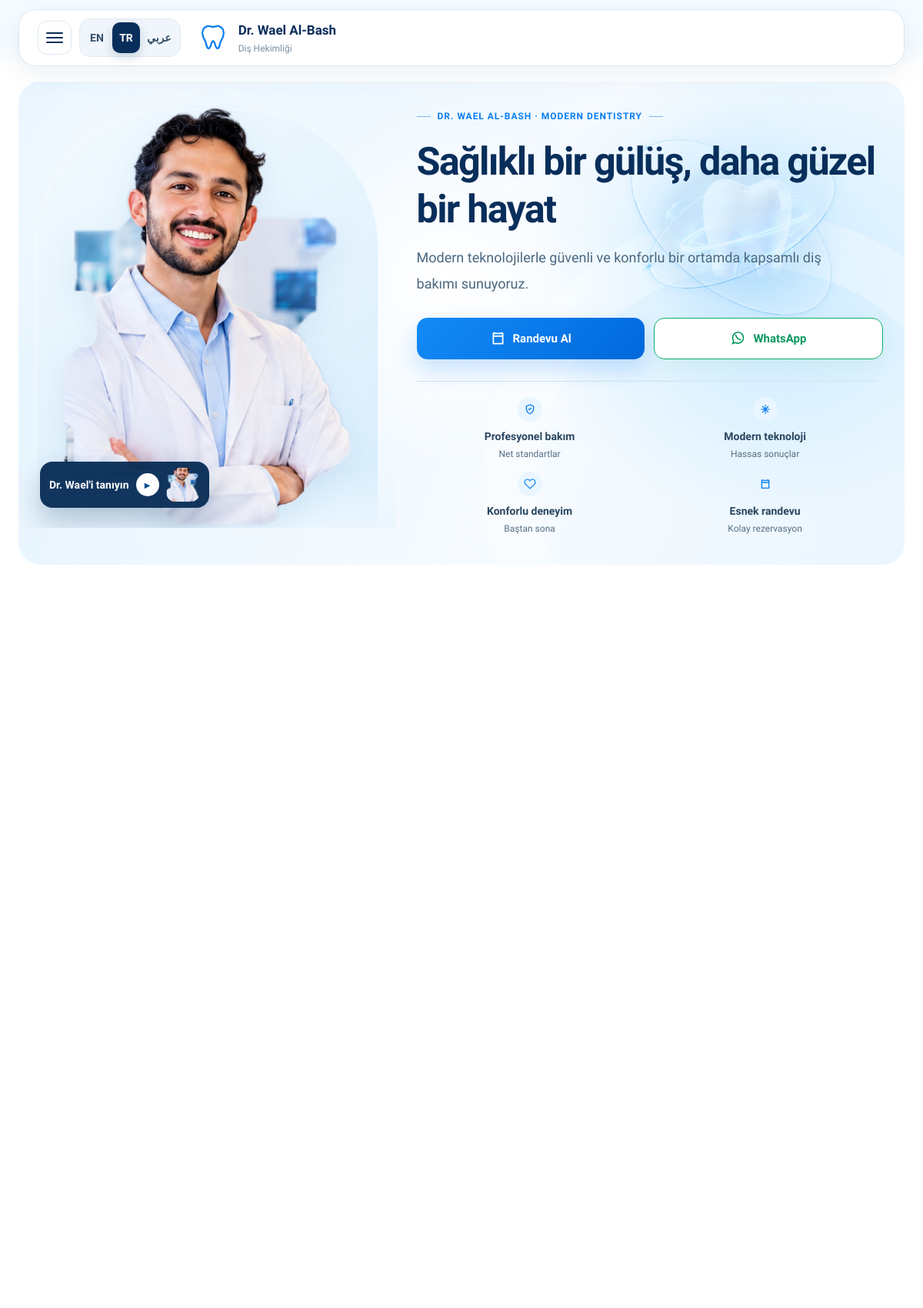
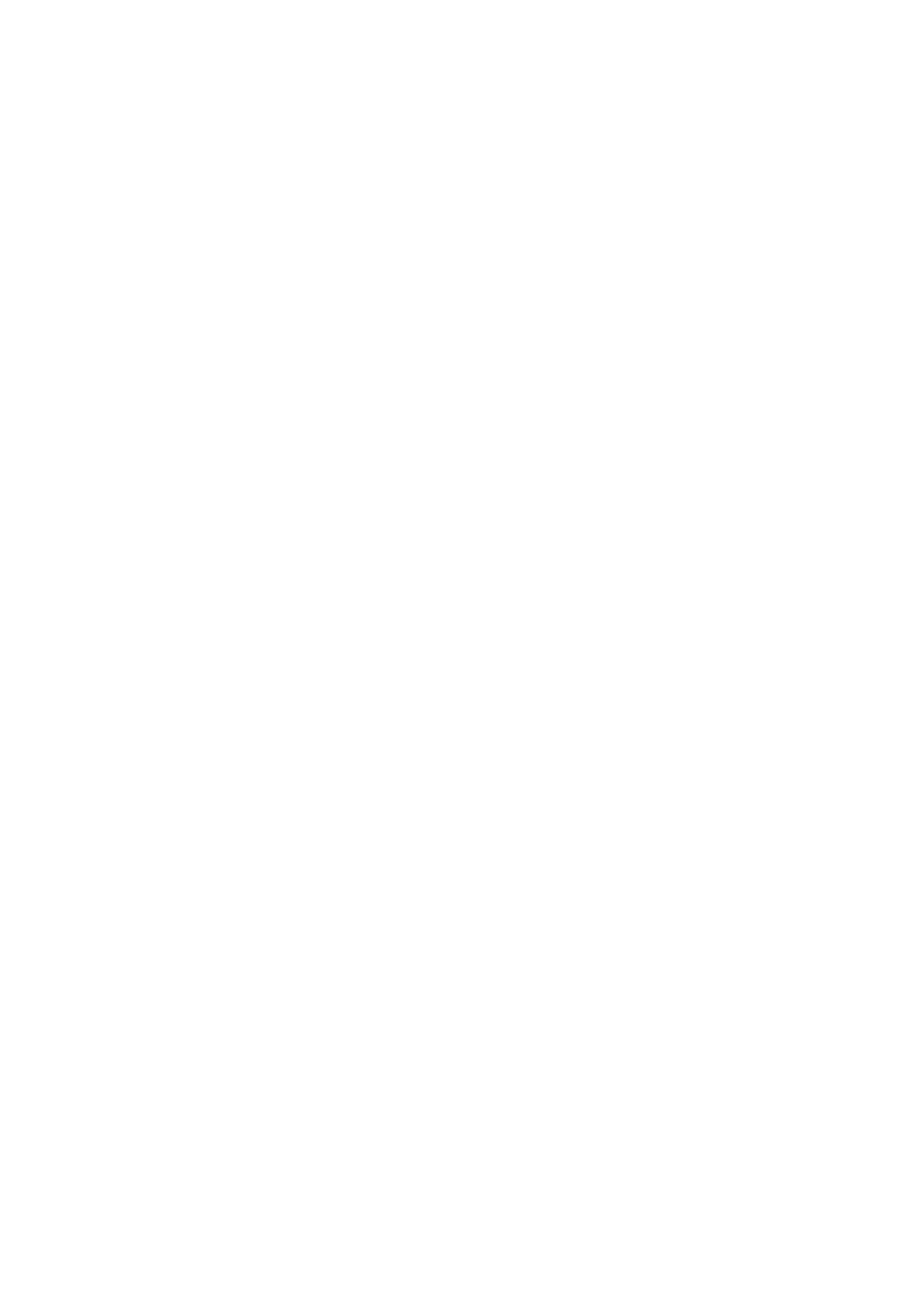
/?lang=tr (upper part), run on the app's committed database (2 pictures, top to bottom).
### app/main.py (models this page shows)
class Base(DeclarativeBase): pass

class SiteSetting(Base):
    __tablename__="site_settings"
    key: Mapped[str] = mapped_column(String(100), primary_key=True)
    value: Mapped[str] = mapped_column(Text, default="")

### app/main.py (the view)
@app.get("/",response_class=HTMLResponse)
def home(request:Request,s:Session=Depends(db)):
    l=lang(request)
    services=s.scalars(select(Service).where(Service.active==True).order_by(Service.sort_order)).all()
    cases=s.scalars(select(ClinicalCase).where(ClinicalCase.status=="published").order_by(ClinicalCase.id.desc()).limit(6)).all()
    arts=s.scalars(select(Article).where(Article.published==True).order_by(Article.id.desc()).limit(3)).all()
    reviews=s.scalars(select(Review).where(Review.published==True).order_by(Review.id.desc()).limit(6)).all()
    faqs=s.scalars(select(FAQ).where(FAQ.published==True).order_by(FAQ.sort_order, FAQ.id)).all()
    r=templates.TemplateResponse(request,"home.html",{"request":request,"l":l,"t":I18N[l],"services":[tr_service(x,l) for x in services],"cases":cases,"settings":settings_dict(s),"articles":arts,"reviews":reviews,"faqs":faqs})
    r.set_cookie("lang",l,max_age=31536000,samesite="lax"); return r

### app/templates/home.html (shortened to what this page needs)
{% extends 'base.html' %}
{% block head %}<link rel="stylesheet" href="/static/home-v8.css?v=15">{% endblock %}
{% block body %}
<div class="premium-site">
  <header class="site-header" id="siteHeader">
    <div class="header-shell">
      <a class="brand" href="/?lang={{l}}" aria-label="Dr. Wael Al-Bash">
        <span class="brand-tooth" aria-hidden="true"><svg viewBox="0 0 48 48"><path d="M15 7c-6 2-8 8-6 15 1 4 4 6 5 12 1 6 4 8 6 3 2-5 2-8 4-8s2 3 4 8c2 5 5 3 6-3 1-6 4-8 5-12 2-7 0-13-6-15-4-1-7 1-9 1s-5-2-9-1Z" fill="none" stroke="currentColor" stroke-width="2.6" stroke-linecap="round" stroke-linejoin="round"/></svg></span>
        <span class="brand-copy"><b>{{settings.doctor_name_ar if l=='ar' else settings.doctor_name_en}}</b><small>{{ 'طب وجراحة الفم والأسنان' if l=='ar' else ('Diş Hekimliği' if l=='tr' else 'Dentistry') }}</small></span>
      </a>
      <div class="header-actions">
        <div class="lang-switch" aria-label="Language selector"><a class="{{'active' if l=='ar'}}" href="/?lang=ar">عربي</a><a class="{{'active' if l=='tr'}}" href="/?lang=tr">TR</a><a class="{{'active' if l=='en'}}" href="/?lang=en">EN</a></div>
        <button class="menu-toggle" id="menuToggle" aria-label="{{ 'القائمة' if l=='ar' else ('Menü' if l=='tr' else 'Menu') }}" aria-controls="mobileDrawer" aria-expanded="false"><span></span><span></span><span></span></button>
      </div>
    </div>
  </header>
  <main>
    <section class="hero" id="home">
      <div class="hero-doctor" data-reveal="left">
        <img src="/static/uploads/doctor/wael-doctor-cutout-v6.png" alt="{{settings.doctor_name_ar if l=='ar' else settings.doctor_name_en}}" fetchpriority="high">
        {% if settings.video_enabled != '0' %}<button class="video-chip" type="button" data-video-open data-url="{{settings.video_url}}"><img src="{{settings.video_poster or '/static/uploads/doctor/wael-doctor-cutout-v6.png'}}" alt=""><span class="play">▶</span><span>{{settings.video_title_ar if l=='ar' else (settings.video_title_tr if l=='tr' else settings.video_title_en)}}</span></button>{% endif %}
      </div>
      <div class="hero-copy" data-reveal="up">
        <div class="kicker"><span></span>DR. WAEL AL-BASH · MODERN DENTISTRY<span></span></div>
        <div class="hero-3d" aria-hidden="true" data-reveal="right"><div class="tooth-orbit orbit-one"></div><div class="tooth-orbit orbit-two"></div><div class="tooth-glow"></div><img src="/static/service-3d/hero-tooth.webp" alt=""></div>
        {% if l=='ar' %}<h1>{% if not settings.hero_title_ar or settings.hero_title_ar == 'ابتسامة صحية .. لحياة أجمل' %}ابتسامة <em>صحية</em> ..<strong>لحياة أجمل</strong>{% else %}{{settings.hero_title_ar}}{% endif %}</h1><p>{{settings.hero_subtitle_ar}}</p>
        {% elif l=='tr' %}<h1>{% if settings.hero_title_tr %}{{settings.hero_title_tr}}{% else %}<span>Sağlıklı bir gülüş</span><strong>Daha güzel bir hayat</strong>{% endif %}</h1><p>{{settings.hero_subtitle_tr}}</p>
        {% else %}<h1>{% if settings.hero_title_en %}{{settings.hero_title_en}}{% else %}<span>A healthier smile</span><strong>For a better life</strong>{% endif %}</h1><p>{{settings.hero_subtitle_en}}</p>{% endif %}
        <div class="hero-actions"><a class="btn btn-primary" href="/booking?lang={{l}}"><svg viewBox="0 0 24 24"><path d="M7 3v3M17 3v3M4 9h16M5 5h14v15H5z" fill="none" stroke="currentColor" stroke-width="2"/></svg>{{t.book}}</a><a class="btn btn-whatsapp" href="https://wa.me/{{settings.whatsapp}}" target="_blank" rel="noopener"><svg viewBox="0 0 24 24"><path d="M20 11.5a8 8 0 0 1-11.8 7L4 20l1.5-4.1A8 8 0 1 1 20 11.5Z" fill="none" stroke="currentColor" stroke-width="1.8"/><path d="M8.6 7.4c1 4 3.1 6.1 7.1 7.1" fill="none" stroke="currentColor" stroke-width="1.8" stroke-linecap="round"/></svg>{{t.whatsapp}}</a></div>
        <div class="trust-row"><div><i><svg viewBox="0 0 24 24"><path d="M12 3 5 6v5c0 5 3 8 7 10 4-2 7-5 7-10V6l-7-3Zm-3 8 2 2 4-4" fill="none" stroke="currentColor" stroke-width="2"/></svg></i><b>{{ 'رعاية مهنية' if l=='ar' else ('Profesyonel bakım' if l=='tr' else 'Professional care') }}</b><small>{{ 'بمعايير واضحة' if l=='ar' else ('Net standartlar' if l=='tr' else 'Clear standards') }}</small></div><div><i><svg viewBox="0 0 24 24"><path d="M12 3v18M3 12h18M6 6l12 12M18 6 6 18" fill="none" stroke="currentColor" stroke-width="1.7"/></svg></i><b>{{ 'تقنيات حديثة' if l=='ar' else ('Modern teknoloji' if l=='tr' else 'Modern technology') }}</b><small>{{ 'لنتائج أدق' if l=='ar' else ('Hassas sonuçlar' if l=='tr' else 'Greater precision') }}</small></div><div><i><svg viewBox="0 0 24 24"><path d="M20.8 4.6a5.5 5.5 0 0 0-7.8 0L12 5.6l-1-1a5.5 5.5 0 0 0-7.8 7.8l1 1L12 21l7.8-7.6 1-1a5.5 5.5 0 0 0 0-7.8Z" fill="none" stroke="currentColor" stroke-width="1.8"/></svg></i><b>{{ 'تجربة مريحة' if l=='ar' else ('Konforlu deneyim' if l=='tr' else 'Comfortable care') }}</b><small>{{ 'من البداية للنهاية' if l=='ar' else ('Baştan sona' if l=='tr' else 'Start to finish') }}</small></div><div><i><svg viewBox="0 0 24 24"><path d="M7 3v3M17 3v3M4 9h16M5 5h14v15H5z" fill="none" stroke="currentColor" stroke-width="2"/></svg></i><b>{{ 'مواعيد مرنة' if l=='ar' else ('Esnek randevu' if l=='tr' else 'Flexible booking') }}</b><small>{{ 'حجز سريع وواضح' if l=='ar' else ('Kolay rezervasyon' if l=='tr' else 'Easy booking') }}</small></div></div>
      </div>
    </section>
  </main>
</div>
{% endblock %}

### app/static/style.css (style rules this page uses)
:root { --blue:#0878e8;--navy:#082c57;--ink:#10233d;--muted:#66758a;--line:#e5edf5;--bg:#f5f9fd;--green:#11a36a;--shadow:0 18px 55px rgba(8,44,87,.1) }
* { box-sizing:border-box }
html { scroll-behavior:smooth }
body { margin:0;font-family:Inter,"Segoe UI",Tahoma,Arial,sans-serif;color:var(--ink);background:#fff }
a { text-decoration:none;color:inherit }
.brand { display:grid;grid-template-columns:auto auto;column-gap:8px;align-items:center;min-width:max-content }
.brand small { color:var(--muted);font-size:10px }
.btn { border:0;border-radius:11px;padding:11px 18px;background:linear-gradient(135deg,var(--blue),#0b63c7);color:#fff;font-weight:700;display:inline-flex;justify-content:center;align-items:center;cursor:pointer }
.hero { min-height:610px;display:grid;grid-template-columns:1fr 1fr;align-items:center;gap:35px;padding:55px max(5vw,40px);overflow:hidden;background:radial-gradient(circle at 70% 20%,#e1f4ff 0,transparent 37%),linear-gradient(135deg,#fafdff,#eef7ff) }
.hero-copy { max-width:620px }
.hero h1 { font-size:clamp(42px,5vw,72px);line-height:1.05;margin:18px 0 }
.hero p { font-size:19px;color:var(--muted);line-height:1.8 }
.site-header { position:sticky;top:0;z-index:80;padding:14px 4vw 0;background:linear-gradient(180deg,rgba(242,249,255,.98),rgba(242,249,255,0)) }
.header-actions { display:flex;align-items:center;gap:12px }

### data on the page
SiteSetting: value "Dr. Wael Al-Bash"
SiteSetting: value "Dr. Wael'i tanıyın"
SiteSetting: hero_title_tr "Sağlıklı bir gülüş, daha güzel bir hayat"
SiteSetting: hero_subtitle_tr "Modern teknolojilerle güvenli ve konforlu bir ortamda kapsamlı diş bakımı sunuyoruz."
SiteSetting: whatsapp "WhatsApp"

### other printed values
{{ t.book }} "Randevu Al"
